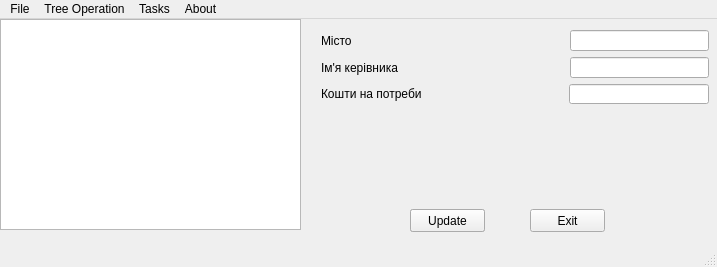
<?xml version="1.0" encoding="UTF-8"?>
<ui version="4.0">
 <class>MainWindow</class>
 <widget class="QMainWindow" name="MainWindow">
  <property name="geometry">
   <rect>
    <x>0</x>
    <y>0</y>
    <width>717</width>
    <height>267</height>
   </rect>
  </property>
  <property name="windowTitle">
   <string>Project &quot;City&quot;</string>
  </property>
  <widget class="QWidget" name="centralWidget">
   <widget class="QTreeWidget" name="treeWidget">
    <property name="geometry">
     <rect>
      <x>0</x>
      <y>0</y>
      <width>301</width>
      <height>211</height>
     </rect>
    </property>
    <attribute name="headerVisible">
     <bool>false</bool>
    </attribute>
    <column>
     <property name="text">
      <string notr="true">1</string>
     </property>
    </column>
   </widget>
   <widget class="QStackedWidget" name="stackedWidget">
    <property name="geometry">
     <rect>
      <x>310</x>
      <y>0</y>
      <width>410</width>
      <height>96</height>
     </rect>
    </property>
    <property name="currentIndex">
     <number>0</number>
    </property>
    <widget class="QWidget" name="pageCity">
     <layout class="QVBoxLayout" name="verticalLayout">
      <item>
       <layout class="QHBoxLayout" name="horizontalLayout">
        <item>
         <widget class="QLabel" name="label">
          <property name="text">
           <string>Місто                      </string>
          </property>
         </widget>
        </item>
        <item>
         <spacer name="horizontalSpacer">
          <property name="orientation">
           <enum>Qt::Horizontal</enum>
          </property>
          <property name="sizeHint" stdset="0">
           <size>
            <width>40</width>
            <height>20</height>
           </size>
          </property>
         </spacer>
        </item>
        <item>
         <widget class="QLineEdit" name="lineEditCityName"/>
        </item>
       </layout>
      </item>
      <item>
       <layout class="QHBoxLayout" name="horizontalLayout_2">
        <item>
         <widget class="QLabel" name="label_2">
          <property name="text">
           <string>Ім'я керівника        </string>
          </property>
         </widget>
        </item>
        <item>
         <spacer name="horizontalSpacer_2">
          <property name="orientation">
           <enum>Qt::Horizontal</enum>
          </property>
          <property name="sizeHint" stdset="0">
           <size>
            <width>40</width>
            <height>20</height>
           </size>
          </property>
         </spacer>
        </item>
        <item>
         <widget class="QLineEdit" name="lineEditCityBoss"/>
        </item>
       </layout>
      </item>
      <item>
       <layout class="QHBoxLayout" name="horizontalLayout_3">
        <item>
         <widget class="QLabel" name="label_3">
          <property name="text">
           <string>Кошти на потреби</string>
          </property>
         </widget>
        </item>
        <item>
         <spacer name="horizontalSpacer_3">
          <property name="orientation">
           <enum>Qt::Horizontal</enum>
          </property>
          <property name="sizeHint" stdset="0">
           <size>
            <width>40</width>
            <height>20</height>
           </size>
          </property>
         </spacer>
        </item>
        <item>
         <widget class="QLineEdit" name="lineEditCityMoney"/>
        </item>
       </layout>
      </item>
     </layout>
    </widget>
    <widget class="QWidget" name="pageZhek">
     <layout class="QVBoxLayout" name="verticalLayout_2">
      <item>
       <layout class="QHBoxLayout" name="horizontalLayout_4">
        <item>
         <widget class="QLabel" name="label_4">
          <property name="text">
           <string>Номер жеку                 </string>
          </property>
         </widget>
        </item>
        <item>
         <spacer name="horizontalSpacer_4">
          <property name="orientation">
           <enum>Qt::Horizontal</enum>
          </property>
          <property name="sizeHint" stdset="0">
           <size>
            <width>40</width>
            <height>20</height>
           </size>
          </property>
         </spacer>
        </item>
        <item>
         <widget class="QLineEdit" name="lineEditZhekNumber"/>
        </item>
       </layout>
      </item>
      <item>
       <layout class="QHBoxLayout" name="horizontalLayout_5">
        <item>
         <widget class="QLabel" name="label_5">
          <property name="text">
           <string>Район, до котрого відноситься</string>
          </property>
         </widget>
        </item>
        <item>
         <spacer name="horizontalSpacer_5">
          <property name="orientation">
           <enum>Qt::Horizontal</enum>
          </property>
          <property name="sizeHint" stdset="0">
           <size>
            <width>40</width>
            <height>20</height>
           </size>
          </property>
         </spacer>
        </item>
        <item>
         <widget class="QLineEdit" name="lineEditZhekName"/>
        </item>
       </layout>
      </item>
      <item>
       <layout class="QHBoxLayout" name="horizontalLayout_6">
        <item>
         <widget class="QLabel" name="label_6">
          <property name="text">
           <string>К-сть коштів, які надходять на потреби</string>
          </property>
         </widget>
        </item>
        <item>
         <spacer name="horizontalSpacer_6">
          <property name="orientation">
           <enum>Qt::Horizontal</enum>
          </property>
          <property name="sizeHint" stdset="0">
           <size>
            <width>40</width>
            <height>20</height>
           </size>
          </property>
         </spacer>
        </item>
        <item>
         <widget class="QLineEdit" name="lineEditZhekMoney"/>
        </item>
       </layout>
      </item>
     </layout>
    </widget>
    <widget class="QWidget" name="pageProfession">
     <layout class="QVBoxLayout" name="verticalLayout_3">
      <item>
       <layout class="QHBoxLayout" name="horizontalLayout_7">
        <item>
         <widget class="QLabel" name="label_7">
          <property name="text">
           <string>Професія                  </string>
          </property>
         </widget>
        </item>
        <item>
         <spacer name="horizontalSpacer_7">
          <property name="orientation">
           <enum>Qt::Horizontal</enum>
          </property>
          <property name="sizeHint" stdset="0">
           <size>
            <width>40</width>
            <height>20</height>
           </size>
          </property>
         </spacer>
        </item>
        <item>
         <widget class="QLineEdit" name="lineEditProfessionName"/>
        </item>
       </layout>
      </item>
      <item>
       <layout class="QHBoxLayout" name="horizontalLayout_8">
        <item>
         <widget class="QLabel" name="label_8">
          <property name="text">
           <string>К-сть робочих місць</string>
          </property>
         </widget>
        </item>
        <item>
         <spacer name="horizontalSpacer_8">
          <property name="orientation">
           <enum>Qt::Horizontal</enum>
          </property>
          <property name="sizeHint" stdset="0">
           <size>
            <width>40</width>
            <height>20</height>
           </size>
          </property>
         </spacer>
        </item>
        <item>
         <widget class="QLineEdit" name="lineEditProfessionWorkPlace"/>
        </item>
       </layout>
      </item>
      <item>
       <layout class="QHBoxLayout" name="horizontalLayout_9">
        <item>
         <widget class="QLabel" name="label_9">
          <property name="text">
           <string>К-сть вакансій         </string>
          </property>
         </widget>
        </item>
        <item>
         <spacer name="horizontalSpacer_9">
          <property name="orientation">
           <enum>Qt::Horizontal</enum>
          </property>
          <property name="sizeHint" stdset="0">
           <size>
            <width>40</width>
            <height>20</height>
           </size>
          </property>
         </spacer>
        </item>
        <item>
         <widget class="QLineEdit" name="lineEditProfessionVakansiy"/>
        </item>
       </layout>
      </item>
     </layout>
    </widget>
    <widget class="QWidget" name="pageEmployee">
     <layout class="QVBoxLayout" name="verticalLayout_4">
      <item>
       <layout class="QHBoxLayout" name="horizontalLayout_10">
        <item>
         <widget class="QLabel" name="label_10">
          <property name="text">
           <string>Ім'я робітника    </string>
          </property>
         </widget>
        </item>
        <item>
         <spacer name="horizontalSpacer_11">
          <property name="orientation">
           <enum>Qt::Horizontal</enum>
          </property>
          <property name="sizeHint" stdset="0">
           <size>
            <width>40</width>
            <height>20</height>
           </size>
          </property>
         </spacer>
        </item>
        <item>
         <widget class="QLineEdit" name="lineEditEmployeeName"/>
        </item>
       </layout>
      </item>
      <item>
       <layout class="QHBoxLayout" name="horizontalLayout_11">
        <item>
         <widget class="QLabel" name="label_11">
          <property name="text">
           <string>Заробітна плата</string>
          </property>
         </widget>
        </item>
        <item>
         <spacer name="horizontalSpacer_10">
          <property name="orientation">
           <enum>Qt::Horizontal</enum>
          </property>
          <property name="sizeHint" stdset="0">
           <size>
            <width>40</width>
            <height>20</height>
           </size>
          </property>
         </spacer>
        </item>
        <item>
         <widget class="QLineEdit" name="lineEditEmployeeSalary"/>
        </item>
       </layout>
      </item>
     </layout>
    </widget>
   </widget>
   <widget class="QPushButton" name="pushButtonStore">
    <property name="enabled">
     <bool>true</bool>
    </property>
    <property name="geometry">
     <rect>
      <x>410</x>
      <y>190</y>
      <width>75</width>
      <height>23</height>
     </rect>
    </property>
    <property name="autoFillBackground">
     <bool>false</bool>
    </property>
    <property name="text">
     <string>Store</string>
    </property>
   </widget>
   <widget class="QPushButton" name="pushButtonExit">
    <property name="geometry">
     <rect>
      <x>530</x>
      <y>190</y>
      <width>75</width>
      <height>23</height>
     </rect>
    </property>
    <property name="text">
     <string>Exit</string>
    </property>
   </widget>
   <widget class="QPushButton" name="pushButtonUpdate">
    <property name="geometry">
     <rect>
      <x>410</x>
      <y>190</y>
      <width>75</width>
      <height>23</height>
     </rect>
    </property>
    <property name="text">
     <string>Update</string>
    </property>
   </widget>
  </widget>
  <widget class="QMenuBar" name="menuBar">
   <property name="geometry">
    <rect>
     <x>0</x>
     <y>0</y>
     <width>717</width>
     <height>21</height>
    </rect>
   </property>
   <widget class="QMenu" name="menu">
    <property name="title">
     <string>File</string>
    </property>
    <addaction name="actionStore"/>
    <addaction name="actionRestore"/>
   </widget>
   <widget class="QMenu" name="menuTree_Operation">
    <property name="title">
     <string>Tree Operation</string>
    </property>
    <addaction name="actionCreate_Root"/>
    <addaction name="actionAdd"/>
    <addaction name="actionEdit"/>
    <addaction name="actionRemove"/>
   </widget>
   <widget class="QMenu" name="menuQuery">
    <property name="title">
     <string>Tasks</string>
    </property>
    <addaction name="actionQuery1"/>
    <addaction name="actionQuery2"/>
   </widget>
   <widget class="QMenu" name="menuAbout">
    <property name="title">
     <string>About</string>
    </property>
    <addaction name="actionInfo"/>
   </widget>
   <addaction name="menu"/>
   <addaction name="menuTree_Operation"/>
   <addaction name="menuQuery"/>
   <addaction name="menuAbout"/>
  </widget>
  <widget class="QStatusBar" name="statusBar"/>
  <action name="actionStore">
   <property name="text">
    <string>Store</string>
   </property>
  </action>
  <action name="actionRestore">
   <property name="text">
    <string>Restore</string>
   </property>
  </action>
  <action name="actionCreate_Root">
   <property name="text">
    <string>Create Root</string>
   </property>
  </action>
  <action name="actionAdd">
   <property name="text">
    <string>Add</string>
   </property>
  </action>
  <action name="actionEdit">
   <property name="text">
    <string>Edit</string>
   </property>
  </action>
  <action name="actionRemove">
   <property name="text">
    <string>Remove</string>
   </property>
  </action>
  <action name="actionQuery1">
   <property name="text">
    <string>Search Employee With Highest Salary</string>
   </property>
  </action>
  <action name="actionQuery2">
   <property name="text">
    <string>All Employees of Each Zhek</string>
   </property>
  </action>
  <action name="actionQuery3">
   <property name="text">
    <string>Query3</string>
   </property>
  </action>
  <action name="actionInfo">
   <property name="text">
    <string>Info</string>
   </property>
  </action>
 </widget>
 <layoutdefault spacing="6" margin="11"/>
 <resources/>
 <connections/>
</ui>
